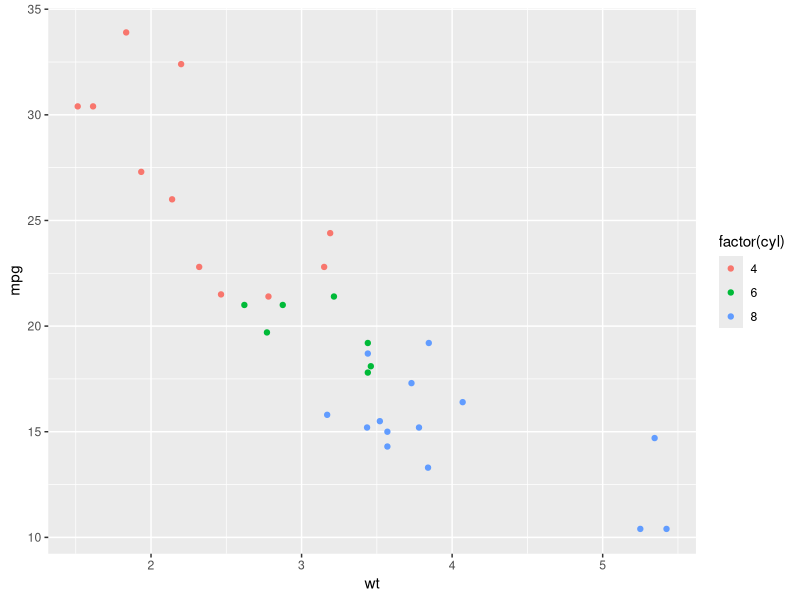
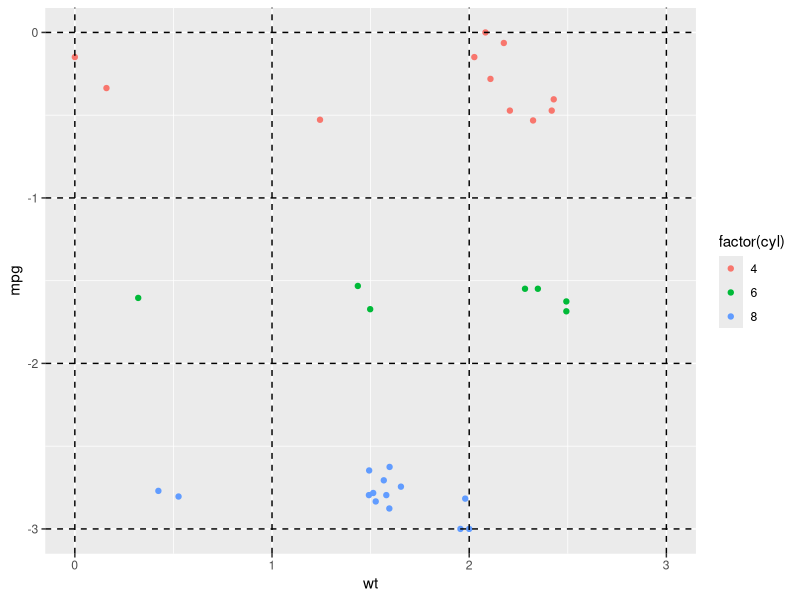
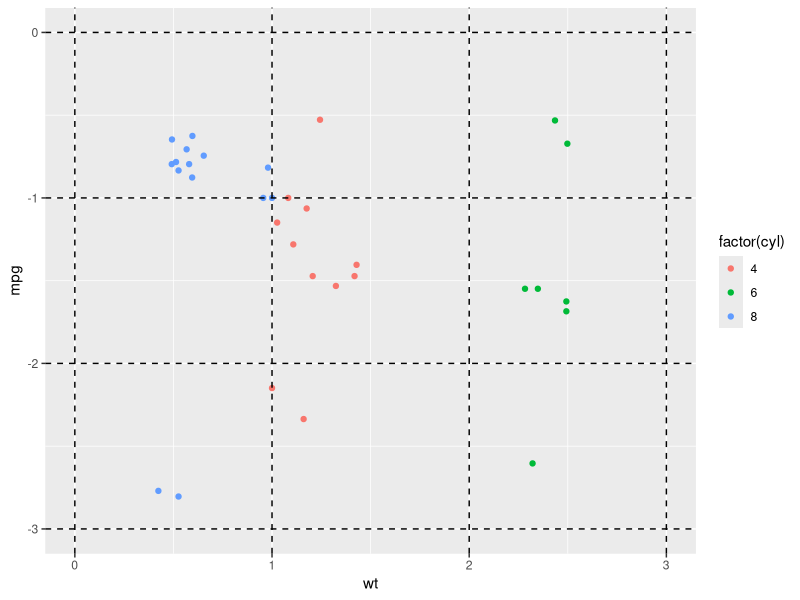
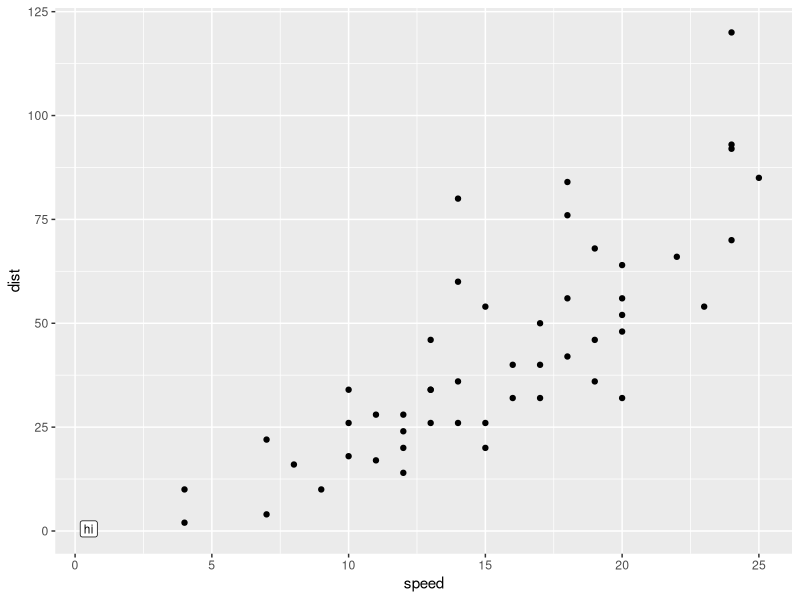
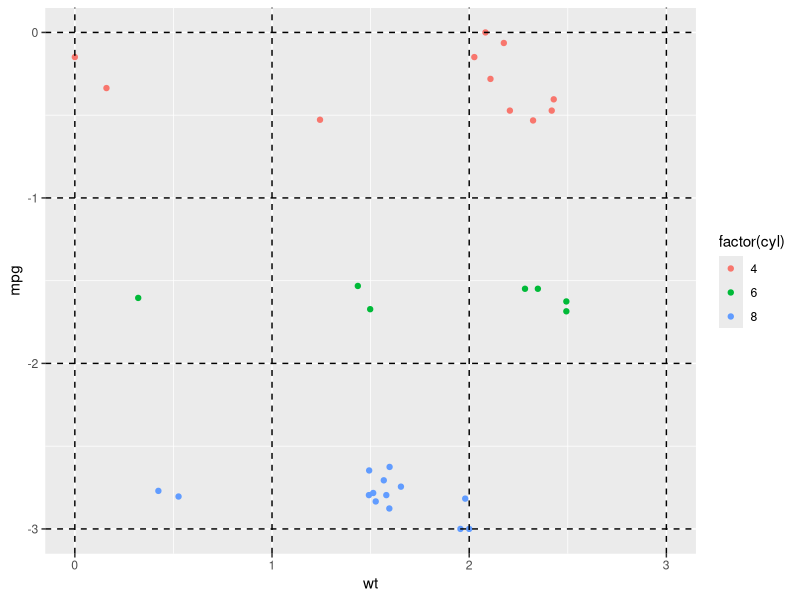
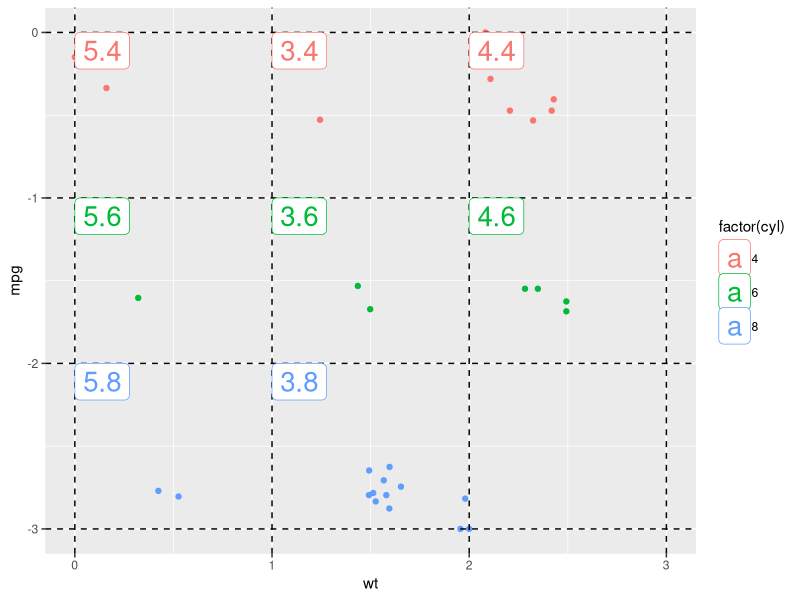

R code for these plots, in order:
## ---- chunk 1
knitr::opts_chunk$set(echo = TRUE)
options(tidyverse.quiet = TRUE)
## ---- chunk 2
library(tidyverse)

## ---- chunk 3
normal_transformer <- function(x) {
  function(x) {(x - min(x))/(max(x)-min(x))}
}

PositionWrap <- ggproto('PositionWrap', Position,
           
  # We need an x and y position aesthetic                              
  required_aes = c('x', 'y', 'wrap'),
  
  # By using the "self" argument we can access parameters that the 
  # user has passed to the position, and add them as layer parameters
  setup_params = function(self, data) {
    list(
      # sd_x = self$sd_x, 
      # sd_y = self$sd_y
    )
  },

  # When computing the layer, we can read the standard deviation 
  # parameters off the param list, and use them to transform the
  # position aesthetics
  compute_layer = function(data, params, panel) {
    
    wrap <- as.numeric(as.factor(data$wrap))
    
    wrapping_x <- (wrap %% 3)
    wrapping_y <- ((wrap-1) %/% 3)
    
    range_x <- (max(data$x)-min(data$x))
    range_y <- (max(data$y)-min(data$y))
    if(range_x == 0){range_x <- 1}
    if(range_y == 0){range_y <- 1}
    
    # return the transformed data
    transform_position(
      df = data,
      trans_x = function(x) {(x - min(x))/(range_x) + wrapping_x}, 
      trans_y = function(y) {(y - max(y))/(range_y) - wrapping_y}
    )
  }
)

position_wrap <- function(sd_x = .15, sd_y = .15) {
  ggproto(NULL, PositionWrap, sd_x = sd_x, sd_y = sd_y)
}


df <- data.frame(
  x = rnorm(50),
  y = rnorm(50),
  index = 1:50
)




ggplot(mtcars, aes(wt, mpg, color = factor(cyl))) + geom_point()

ggplot(mtcars) +
  aes(wt, mpg, 
      color = factor(cyl), 
      wrap = interaction(gear, cyl)) +
  geom_point(position = position_wrap()) + 
  geom_vline(xintercept = 0:3, linetype = "dashed") + 
  geom_hline(yintercept = 0:-3, linetype = "dashed")

last_plot() + 
  aes(wrap = interaction(cyl, gear))


## ---- chunk 4
StatMidrange <- ggproto("StatMidrange", Stat,
                        compute_panel = function(data, scales){
                          
                          data |> mutate(x = .5,
                                         y = .5) %>% 
                            distinct()
                          
                          
                        },
                          default_aes = aes(label = after_stat(wrap)))


mtcars %>% 
  select(x = wt, y = mpg, color = cyl, wrap = cyl) %>% 
  StatMidrange$compute_panel()


ggplot(cars) + 
  aes(speed, dist) + 
  geom_point() +
  geom_label(stat = StatMidrange, 
             aes(wrap = "hi"), size = 3)


ggplot(mtcars) +
  aes(wt, mpg, color = factor(cyl), wrap = interaction(gear, cyl)) +
  geom_point(position = position_wrap()) + 
  geom_vline(xintercept = 0:3, linetype = "dashed") + 
  geom_hline(yintercept = 0:-3, linetype = "dashed")


last_plot() +
  geom_label(stat = StatMidrange, 
             position = position_wrap(),
             size = 7,
             vjust = 1,
             hjust = 0
             )
